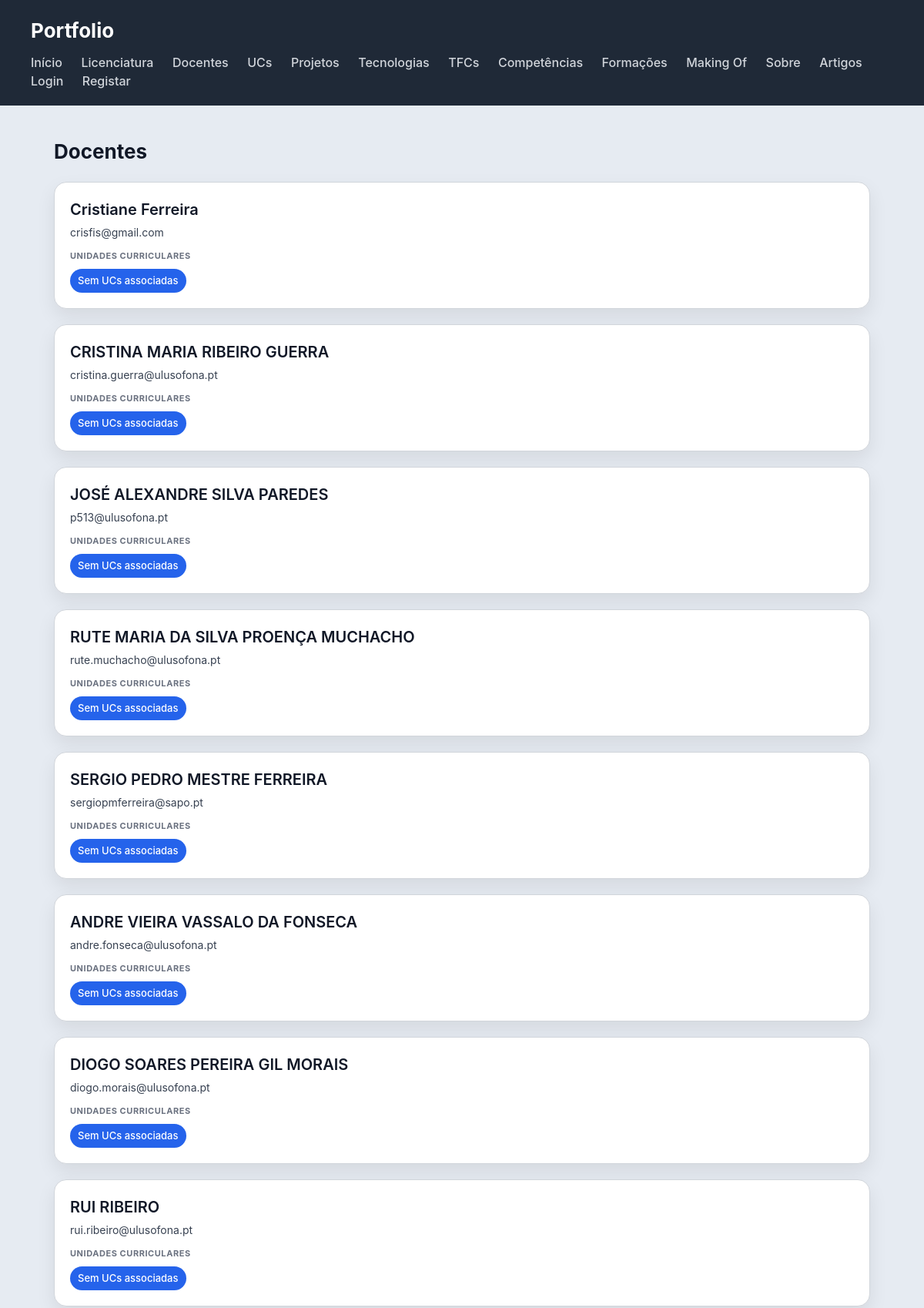
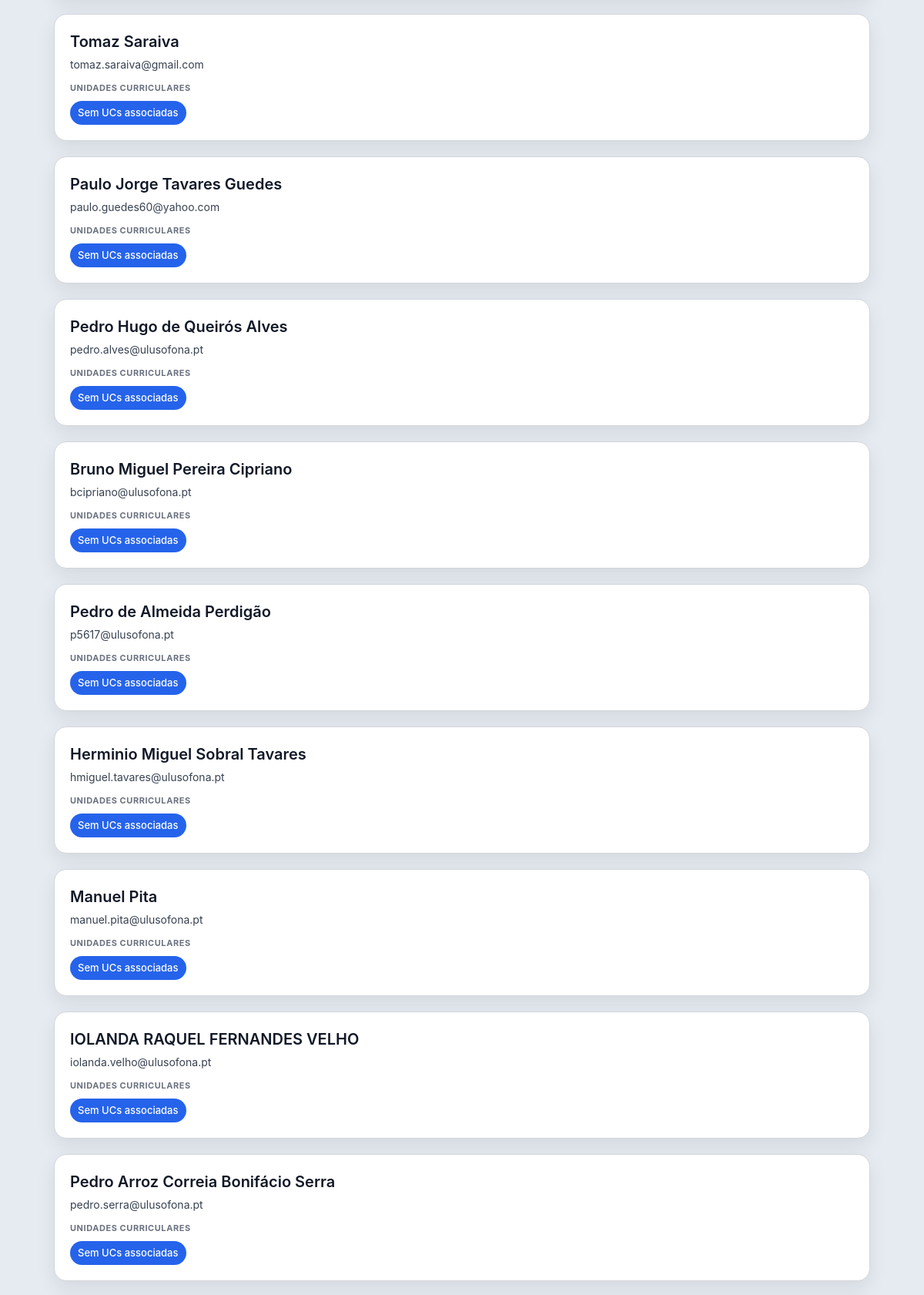
Screenshot of /portfolio/docentes/ (upper part) with the database file from the repository (2 pictures, top to bottom).
### portfolio/models.py (models this page shows, shortened)
class Docente(models.Model):
    nome = models.CharField(max_length=200)
    url_lusofona = models.URLField()
    foto = models.ImageField(upload_to='docentes/', blank=True, null=True)
    email = models.EmailField()
    class Meta:
        verbose_name = 'Docente'
        verbose_name_plural = 'Docentes'

### portfolio/views.py (the view)
# urls.py: path('docentes/', views.docentes_view, name='docentes'),
def docentes_view(request):
    docentes = Docente.objects.prefetch_related('unidades_curriculares').all()
    return render(request, 'portfolio/docentes.html', {'docentes': docentes})

### portfolio/templates/portfolio/docentes.html (shortened to what this page needs)
{% extends "portfolio/base.html" %}
{% block content %}
<h2>Docentes</h2>
<section>
    {% for docente in docentes %}
    <article>
        <header>
            <h3>{{ docente.nome }}</h3>
            <p>{{ docente.email }}</p>
        </header>
        <section>
            <h4>Unidades Curriculares</h4>
            <ul>
                {% for uc in docente.unidades_curriculares.all %}
                    <li>{{ uc.sigla }} &mdash; {{ uc.nome }}</li>
                {% empty %}
                    <li>Sem UCs associadas</li>
                {% endfor %}
            </ul>
        </section>
    </article>
    {% empty %}
    <p>Sem docentes registados.</p>
    {% endfor %}
</section>
{% endblock %}

### portfolio/static/portfolio/styles.css (style rules this page uses)
* { box-sizing: border-box; margin: 0; padding: 0; }
body { font-family: "Inter", "Segoe UI", system-ui, -apple-system, sans-serif; background: #e6ebf2; color: #111827; line-height: 1.5; }
h2 { margin-bottom: 20px; font-size: 26px; }
section > article { background: white; padding: 20px; border-radius: 16px; border: 1px solid #d1d5db; box-shadow: 0 10px 25px rgba(0,0,0,0.08); transition: all 0.25s ease; margin-bottom: 20px; }
article > header { margin-bottom: 12px; }
article > header > h3 { font-size: 20px; font-weight: 600; margin-bottom: 4px; }
article > header > p { font-size: 14px; color: #374151; }
article > section { margin-top: 10px; }
article > section > h4 { font-size: 11px; text-transform: uppercase; color: #6b7280; margin-bottom: 8px; letter-spacing: 0.05em; }
article > section > ul { list-style: none; display: flex; flex-wrap: wrap; gap: 8px; }
article > section > ul > li { background: #2563eb; color: white; padding: 6px 10px; border-radius: 999px; font-size: 13px; font-weight: 500; }

### rows the page displays
Docente: nome "Cristiane Ferreira", email "crisfis@gmail.com"
Docente: nome "CRISTINA MARIA RIBEIRO GUERRA", email "cristina.guerra@ulusofona.pt"
Docente: nome "JOSÉ ALEXANDRE SILVA PAREDES", email "p513@ulusofona.pt"
Docente: nome "RUTE MARIA DA SILVA PROENÇA MUCHACHO", email "rute.muchacho@ulusofona.pt"
Docente: nome "SERGIO PEDRO MESTRE FERREIRA", email "sergiopmferreira@sapo.pt"
Docente: nome "ANDRE VIEIRA VASSALO DA FONSECA", email "andre.fonseca@ulusofona.pt"
Docente: nome "DIOGO SOARES PEREIRA GIL MORAIS", email "diogo.morais@ulusofona.pt"
Docente: nome "RUI RIBEIRO", email "rui.ribeiro@ulusofona.pt"
Docente: nome "Tomaz Saraiva", email "tomaz.saraiva@gmail.com"
Docente: nome "Paulo Jorge Tavares Guedes", email "paulo.guedes60@yahoo.com"
Docente: nome "Pedro Hugo de Queirós Alves", email "pedro.alves@ulusofona.pt"
Docente: nome "Bruno Miguel Pereira Cipriano", email "bcipriano@ulusofona.pt"
Docente: nome "Pedro de Almeida Perdigão", email "p5617@ulusofona.pt"
Docente: nome "Herminio Miguel Sobral Tavares", email "hmiguel.tavares@ulusofona.pt"
Docente: nome "Manuel Pita", email "manuel.pita@ulusofona.pt"
Docente: nome "IOLANDA RAQUEL FERNANDES VELHO", email "iolanda.velho@ulusofona.pt"
Docente: nome "Pedro Arroz Correia Bonifácio Serra", email "pedro.serra@ulusofona.pt"
